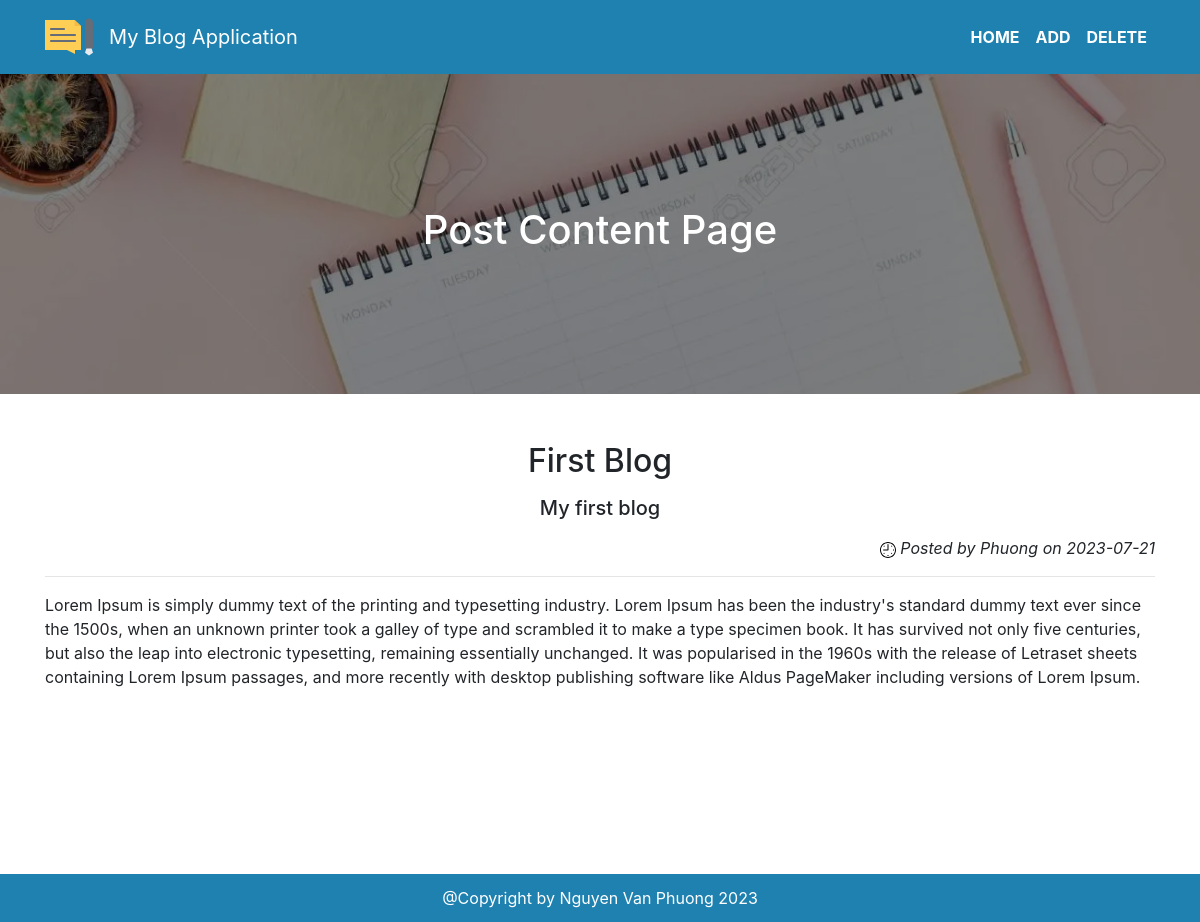
/post/1, run on the app's committed database.
### app.py (models this page shows, shortened)
class Blog(db.Model):
    __tablename__ = 'blogs'
    id = db.Column(db.Integer, primary_key=True)
    title = db.Column(db.Text)
    subtitle = db.Column(db.Text)
    author = db.Column(db.Text)
    date_posted = db.Column(db.Text)
    content = db.Column(db.Text)

### app.py (the view)
@app.route('/post/<int:id>')
def get_post(id):
    post = Blog.query.get(id)
    return render_template('post.html', post=post)

### templates/post.html
{% extends "base.html"%} {% block content %}
<main>
  <section class="banner">
    <div class="background">
      <div class="blur"></div>
      <img src="/assets/images/banner.webp" alt="banner" />
    </div>
    <h1 class="banner-text">Post Content Page</h1>
  </section>
  <section class="container post mt-5 mb-5">
    <h2 class="post-title text-center mb-3">{{ post.title }}</h2>
    <h5 class="post-subtitle text-center mb-3">{{ post.subtitle }}</h5>
    <p class="post-info font-italic text-right">
      <img src="/assets/icons/clock.svg" alt="clock" />
      Posted by {{ post.author }} on {{ post.date_posted }}
    </p>
    <hr />
    <p class="post-content">{{ post.content }}</p>
  </section>
</main>
{% endblock %}

### data on the page
Blog: title "First Blog", subtitle "My first blog", author "Phuong", date_posted "2023-07-21", content "Lorem Ipsum is simply dummy text of the printing and typesetting industry. Lorem Ipsum has been the industry's standard dummy text ever since the 1500s, when an unknown printer took a galley of type and scrambled it to make a type specimen book. It has survived not only five centuries, but also the leap into electronic typesetting, remaining essentially unchanged. It was popularised in the 1960s with the release of Letraset sheets containing Lorem Ipsum passages, and more recently with desktop publishing software like Aldus PageMaker including versions of Lorem Ipsum."
